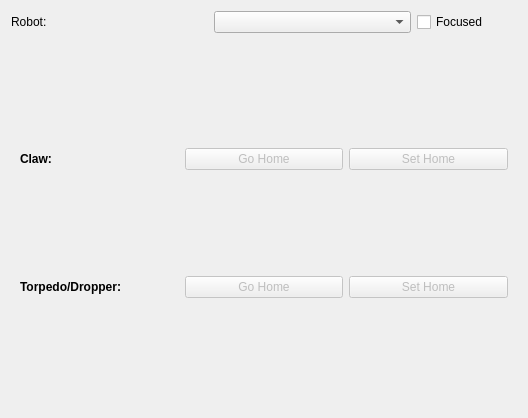
<?xml version="1.0" encoding="UTF-8"?>
<ui version="4.0">
 <class>Template</class>
 <widget class="QWidget" name="Template">
  <property name="geometry">
   <rect>
    <x>0</x>
    <y>0</y>
    <width>528</width>
    <height>418</height>
   </rect>
  </property>
  <property name="windowTitle">
   <string>Form</string>
  </property>
  <layout class="QVBoxLayout" name="verticalLayout">
   <item>
    <layout class="QHBoxLayout" name="horizontalLayout">
     <item>
      <widget class="QLabel" name="label_9">
       <property name="text">
        <string>Robot:</string>
       </property>
      </widget>
     </item>
     <item>
      <widget class="QComboBox" name="robot_select_block"/>
     </item>
     <item>
      <widget class="QCheckBox" name="focus_box">
       <property name="sizePolicy">
        <sizepolicy hsizetype="Preferred" vsizetype="Fixed">
         <horstretch>0</horstretch>
         <verstretch>0</verstretch>
        </sizepolicy>
       </property>
       <property name="minimumSize">
        <size>
         <width>100</width>
         <height>0</height>
        </size>
       </property>
       <property name="maximumSize">
        <size>
         <width>100</width>
         <height>16777215</height>
        </size>
       </property>
       <property name="text">
        <string>Focused</string>
       </property>
      </widget>
     </item>
    </layout>
   </item>
   <item>
    <widget class="QWidget" name="servoMgmtGroup" native="true">
     <property name="visible">
      <bool>false</bool>
     </property>
     <property name="toolTip">
      <string/>
     </property>
     <layout class="QGridLayout" name="gridLayout_2">
      <item row="1" column="2">
       <widget class="QPushButton" name="ctrlTorpSetHome">
        <property name="enabled">
         <bool>false</bool>
        </property>
        <property name="text">
         <string>Set Home</string>
        </property>
       </widget>
      </item>
      <item row="0" column="1">
       <widget class="QPushButton" name="ctrlClawGoHome">
        <property name="enabled">
         <bool>false</bool>
        </property>
        <property name="text">
         <string>Go Home</string>
        </property>
       </widget>
      </item>
      <item row="1" column="0">
       <widget class="QLabel" name="label_8">
        <property name="styleSheet">
         <string notr="true">font-weight: bold</string>
        </property>
        <property name="text">
         <string>Torpedo/Dropper:</string>
        </property>
       </widget>
      </item>
      <item row="0" column="2">
       <widget class="QPushButton" name="ctrlClawSetHome">
        <property name="enabled">
         <bool>false</bool>
        </property>
        <property name="text">
         <string>Set Home</string>
        </property>
       </widget>
      </item>
      <item row="0" column="0">
       <widget class="QLabel" name="label_7">
        <property name="styleSheet">
         <string notr="true">font-weight: bold</string>
        </property>
        <property name="text">
         <string>Claw:</string>
        </property>
       </widget>
      </item>
      <item row="1" column="1">
       <widget class="QPushButton" name="ctrlTorpGoHome">
        <property name="enabled">
         <bool>false</bool>
        </property>
        <property name="text">
         <string>Go Home</string>
        </property>
       </widget>
      </item>
     </layout>
    </widget>
   </item>
  </layout>
 </widget>
 <resources/>
 <connections/>
</ui>
